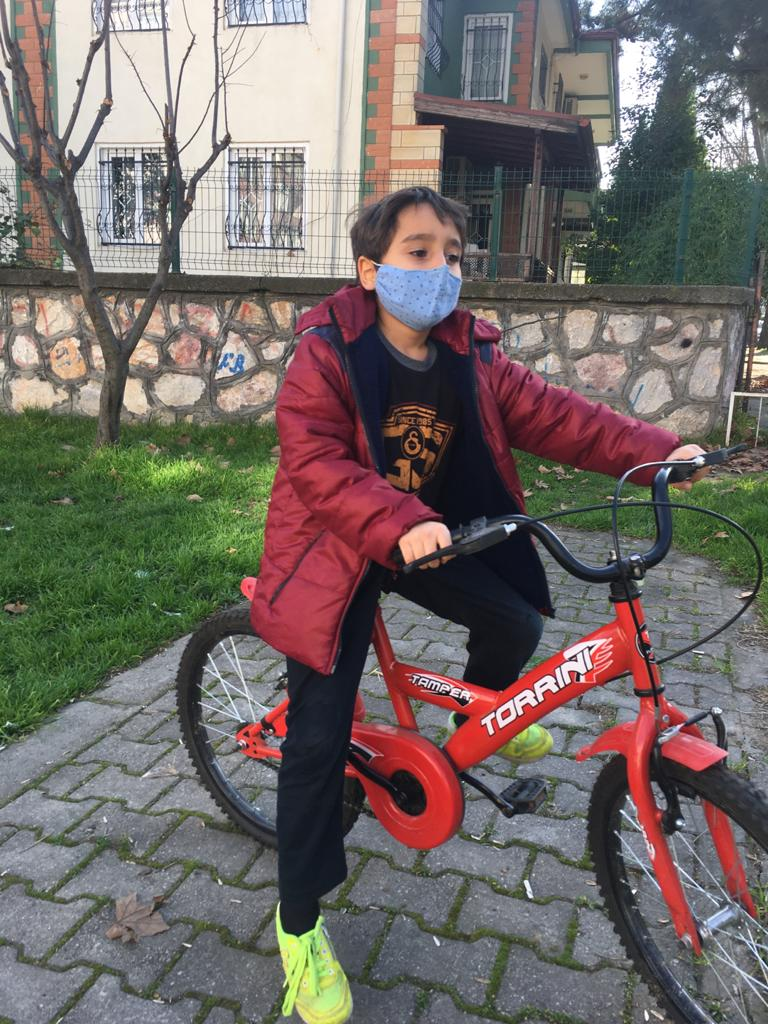
#> input picture bulent.jpeg, 768 x 1024 px, given in place of bulent.jpg, which was not available
$ python Ornek17_20.py
#> lines starting #> are read from the running program, lines starting #| are printed output that depends on the picture; pictures that were not available may be replaced by others from this repository, and a replacement may not be noted
'''
Örnek 17.20: Önceki örnekteki bir resim dosyası üzerinde ‘yeniden
boyutlandırma, gri tonlama, farklı formatta kaydetme, döndürme’ gibi işlemleri
opencv kütüphanesini kullanarak gerçekleştiren bir program yazınız.
'''
import cv2                          #opencv kütüphanesi ekle
r1 = cv2.imread('bulent.jpg',1)     #resmi renkli formatta yükle
#> r1 is the input picture: shape (1024, 768, 3); mean B, G, R 102.5, 106.4, 114.6
cv2.imshow("resim1", r1)            #yüklenen resmi göster
r2 = cv2.resize(r1,(90, 120))       #resmi yeniden boyutlandır
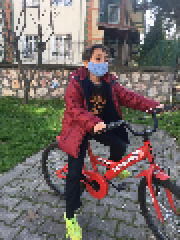
#> r2: shape (120, 90, 3) (shown 2 times larger); mean B, G, R 102.4, 106.4, 114.5
x= cv2.rotate(r2,cv2.ROTATE_90_CLOCKWISE) #resim2'yi saat yön. 90 derece döndür ve
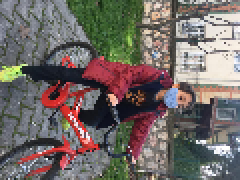
#> x: shape (90, 120, 3) (shown 2 times larger); mean B, G, R 102.4, 106.4, 114.5
cv2.imshow("resim2", x)             #gri tonlu göster
r2 = cv2.imread('bulent.jpg',0)     # ‘bulent.jpg’yi gri tonda oku
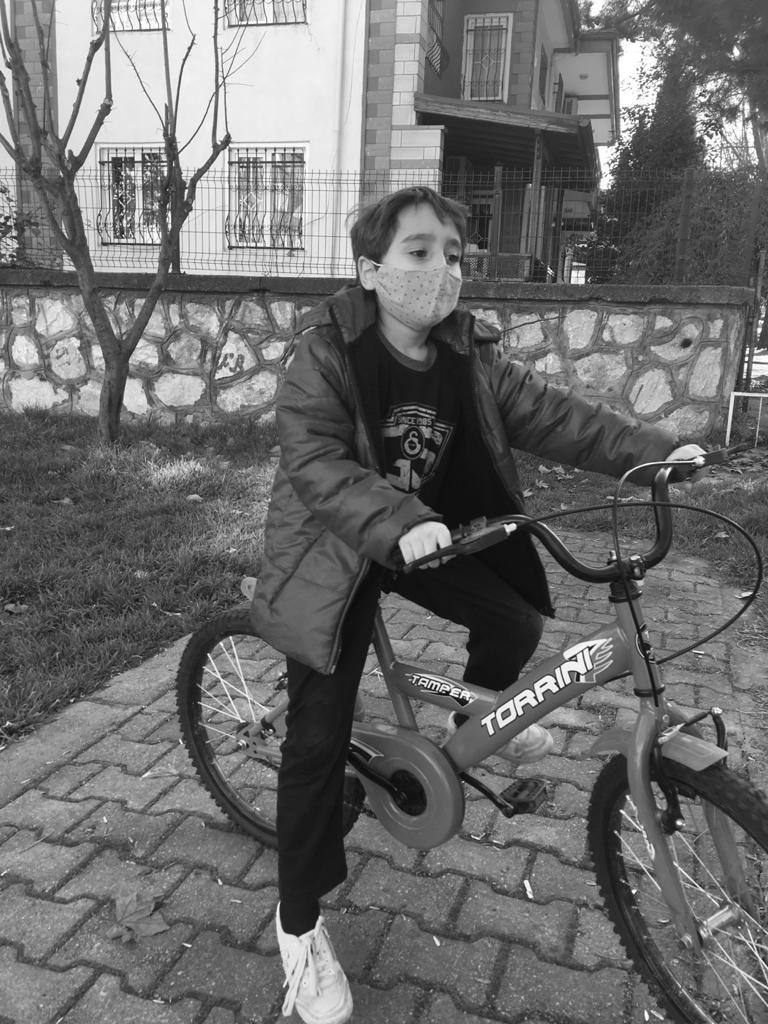
#> r2: shape (1024, 768); min 0, max 255, mean 108.4
cv2.imwrite('Bulent2.jpg',r2)       #'Bulent2.jpg' olarak kaydet.
b = cv2.blur(r1, (10,10))           #1.resmi bulanıklaştır
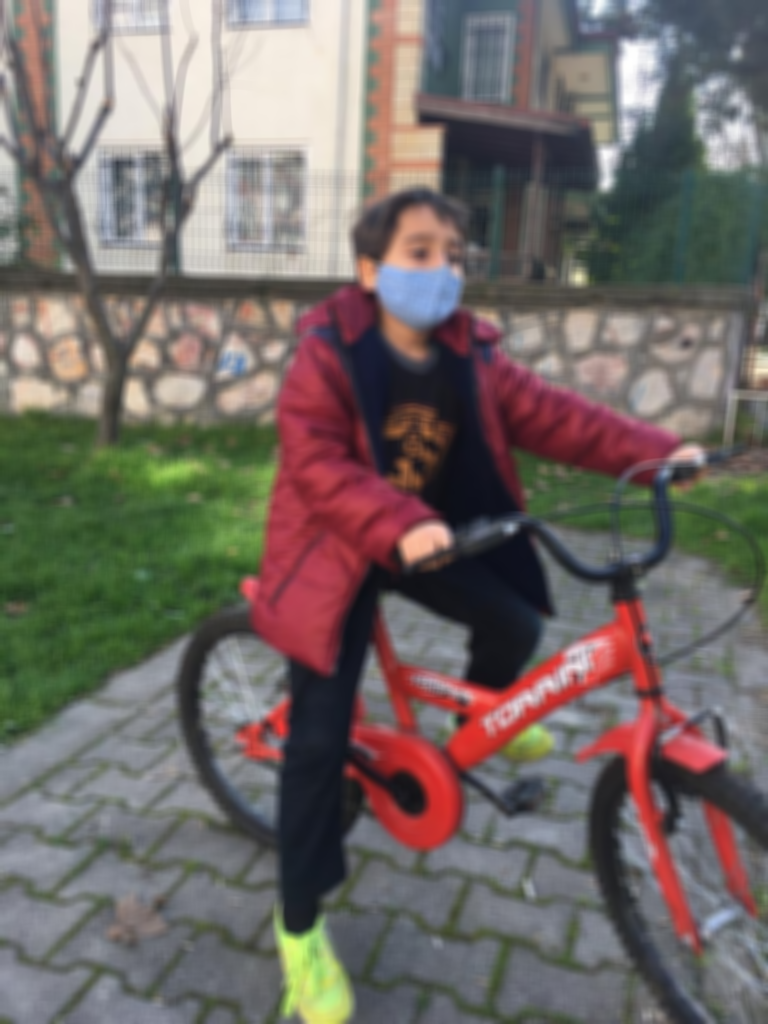
#> b: shape (1024, 768, 3); mean B, G, R 102.5, 106.4, 114.6
cv2.imshow("resim3", b)             #ve resim3 olarak göster
r4 = cv2.transpose(r2)              #r2 nin(gri tonlu resmin) transpozesini al
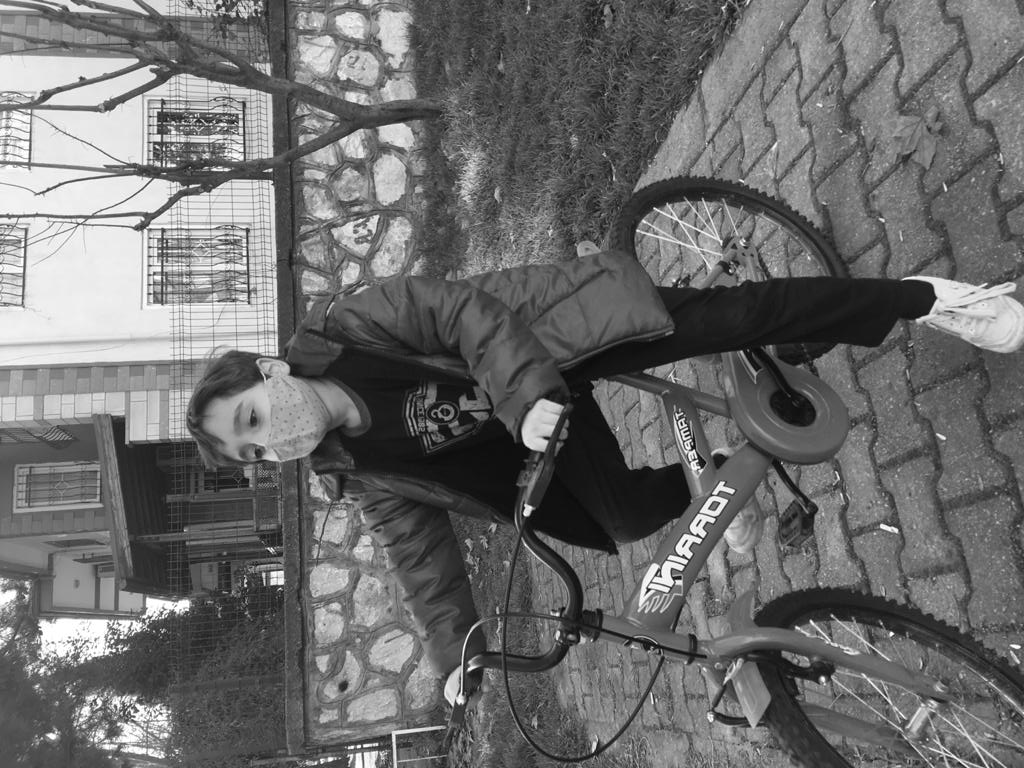
#> r4: shape (768, 1024); min 0, max 255, mean 108.4
cv2.imshow("resim4", r4)            #ve ekranda göster
cv2.waitKey(0)                      ##bir tuşa basılıncaya kadar bekle
